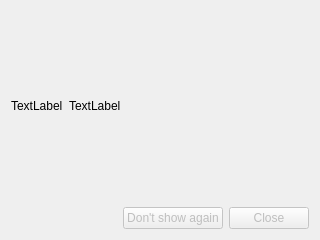
<?xml version="1.0" encoding="UTF-8"?>
<ui version="4.0">
 <class>NotificationDialog</class>
 <widget class="QDialog" name="NotificationDialog">
  <property name="geometry">
   <rect>
    <x>0</x>
    <y>0</y>
    <width>320</width>
    <height>240</height>
   </rect>
  </property>
  <property name="windowTitle">
   <string>Dialog</string>
  </property>
  <layout class="QVBoxLayout" name="verticalLayout" stretch="1,0">
   <item>
    <layout class="QHBoxLayout" name="horizontalLayout_2" stretch="0,1">
     <item>
      <widget class="QLabel" name="iconLabel">
       <property name="text">
        <string>TextLabel</string>
       </property>
      </widget>
     </item>
     <item>
      <widget class="QLabel" name="messageLabel">
       <property name="text">
        <string>TextLabel</string>
       </property>
       <property name="wordWrap">
        <bool>true</bool>
       </property>
       <property name="openExternalLinks">
        <bool>true</bool>
       </property>
       <property name="textInteractionFlags">
        <set>Qt::TextBrowserInteraction</set>
       </property>
      </widget>
     </item>
    </layout>
   </item>
   <item>
    <layout class="QHBoxLayout" name="horizontalLayout">
     <item>
      <spacer name="horizontalSpacer">
       <property name="orientation">
        <enum>Qt::Horizontal</enum>
       </property>
       <property name="sizeHint" stdset="0">
        <size>
         <width>40</width>
         <height>20</height>
        </size>
       </property>
      </spacer>
     </item>
     <item>
      <widget class="QPushButton" name="dontShowAgainBtn">
       <property name="enabled">
        <bool>false</bool>
       </property>
       <property name="text">
        <string>Don't show again</string>
       </property>
      </widget>
     </item>
     <item>
      <widget class="QPushButton" name="closeBtn">
       <property name="enabled">
        <bool>false</bool>
       </property>
       <property name="text">
        <string>Close</string>
       </property>
      </widget>
     </item>
    </layout>
   </item>
  </layout>
 </widget>
 <resources/>
 <connections/>
</ui>
